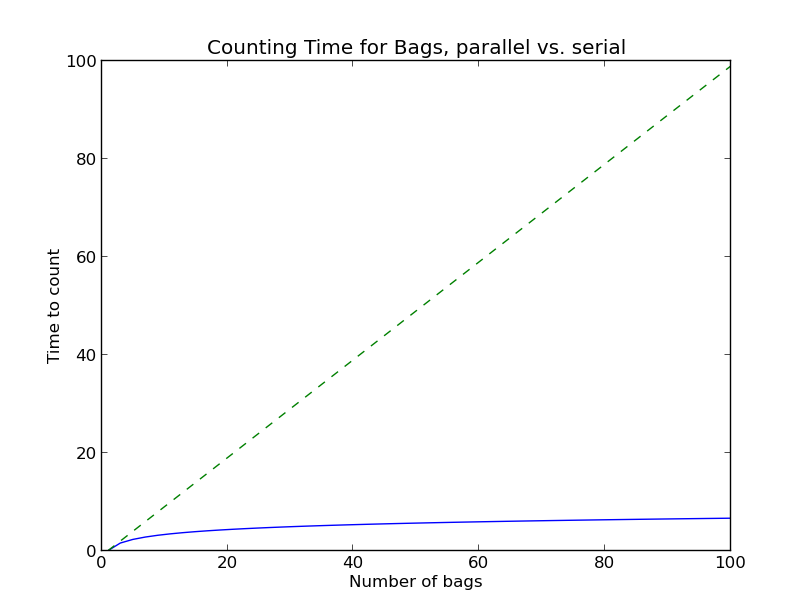

This chart was generated by the following Python code:
import numpy as np
import multiprocessing as mp
import time
import matplotlib.pyplot as plt
import math

# Main
if __name__ == '__main__':
	x = np.linspace(1,100,51)
	y1 = [math.log(i,2) for i in x]
	y2 = [(i-1) for i in x]
	plt.plot(x,y1,'-b')
	plt.plot(x,y2,'--g')
	plt.xlabel('Number of bags')
	plt.ylabel('Time to count')
	plt.title('Counting Time for Bags, parallel vs. serial')
	plt.show()
